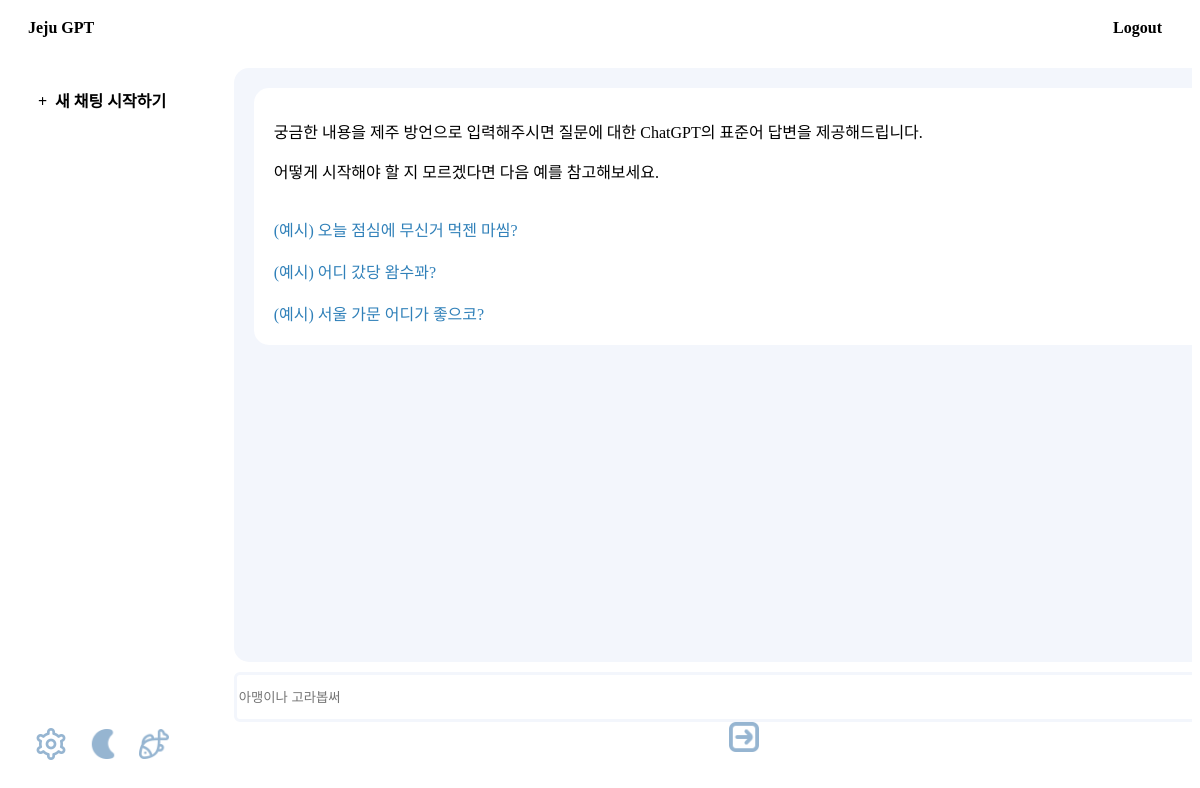
The page /main/3/ (signed in) on the database as committed earlier.
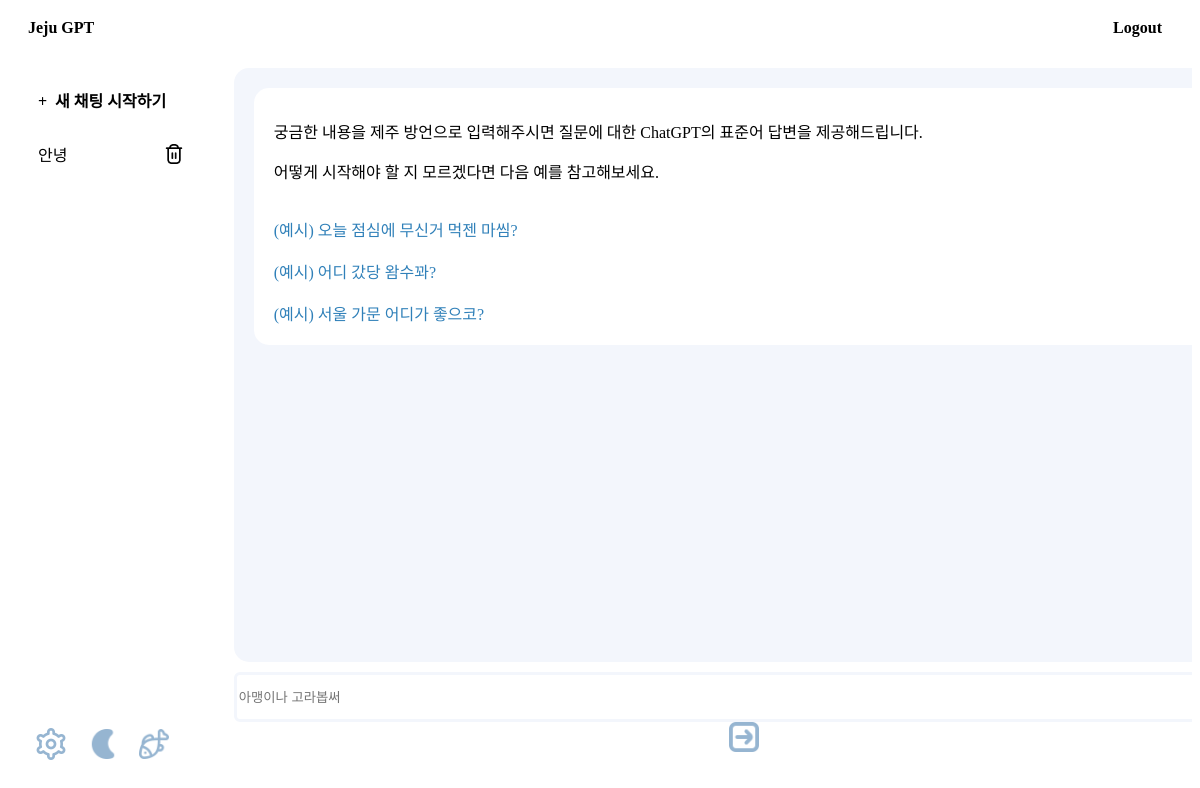
The same page on the database as committed later.
### home/models.py (models this page shows)
class ChatRoom(models.Model):
    user = models.ForeignKey(User, on_delete=models.CASCADE)
    subject = models.CharField(max_length=100)
    last_date = models.DateTimeField()

### home/views.py (the view)
# urls.py: path('<int:user_id>/', views.home, name='homepage'),
def home(request, user_id):
    user_chatList = ChatRoom.objects.filter(user__id = user_id).order_by('-last_date')
    context = {'chatList':user_chatList, 'user_id':user_id}
    return render(request, 'home/homepage.html', context)

### home/templates/home/homepage.html
{% extends 'home/chatpage.html' %}
{% block content %}
<link rel="stylesheet" type="text/css" href="../../../static/style_chat.css">
<div class="chat-messages">
    <div class="hp">
      <p>궁금한 내용을 제주 방언으로 입력해주시면 질문에 대한 ChatGPT의 표준어 답변을 제공해드립니다.</p>
      <p>어떻게 시작해야 할 지 모르겠다면 다음 예를 참고해보세요.</p>
      <br>
      <a href="#">(예시) 오늘 점심에 무신거 먹젠 마씸?</a>
      <br><br>
      <a href="#">(예시) 어디 갔당 왐수꽈?</a>
      <br><br>
      <a href="#">(예시) 서울 가문 어디가 좋으코?</a>
    </div>
</div>
<form action="{% url 'homepage:question_send_initial' user_id=user_id%}" method="post">
{% endblock %}

### home/templates/home/chatpage.html (shortened to what this page needs)
<head>
  <link rel="stylesheet" type="text/css" href="../../../static/style_chat.css">
</head>
<body>
  {% if user.is_authenticated %}
  <div class="chat-container">
    <nav class="nav-bar">
      <div class="logo"><a href="/">Jeju GPT</a></div>
      <div class="profile"><a href="{% url 'login:logout' %}">Logout</a></div>
    </nav>
    <div class="chat-wrapper">
      <div class="chat-sidebar">
        <ul class="chat-list">
          <li><strong><a href="{% url 'homepage:homepage' user_id=user_id %}" class="new-chat">+ &nbsp;새 채팅 시작하기</a></strong></li>
          {% if chatList %}
          {% for R in chatList %}
          <li {% if R.id == chat_id %}class="active"{% endif %}>
            <div class="chat-obj-div">
              <a href="/main/{{user_id}}/{{R.id}}/" class="R_subject">{{R.subject}}</a>
              <form action="{% url 'homepage:room_delete' user_id=user_id del_id=R.id%}" method="POST" class="R_subject2">
                <div class="chat_button">
                  <button><img src="../../../static/trash.png" alt="Delete"></button>
                </div>
              </form>
            </div>
          </li>
          {% endfor %}
          {% endif %}
        </ul>
        <div class="options">
          <img src="../../../static/settings.png" width="32px">
          <img src="../../../static/moon_black.png" width="30px">
          <img src="../../../static/dol.png" width="30px">
        </div>
      </div>
      <div class="chat-content">
        {% block content %}{% endblock %}
          <div class="new-chat-input">
            <input type="text" name="input_text" placeholder="아맹이나 고라봅써" />
            <button type="submit" id="send-button"><img src="../../../static/submit2.png" alt="Submit"></button>
          </div>
        </form>
      </div>
    </div>
    {% else %}
    <script>
      window.location.href = "{% url 'login:logout' %}"
    </script>
    {% endif %}
</body>

Rows that differ between the two databases and show on the page:
added ChatRoom: subject "안녕"
